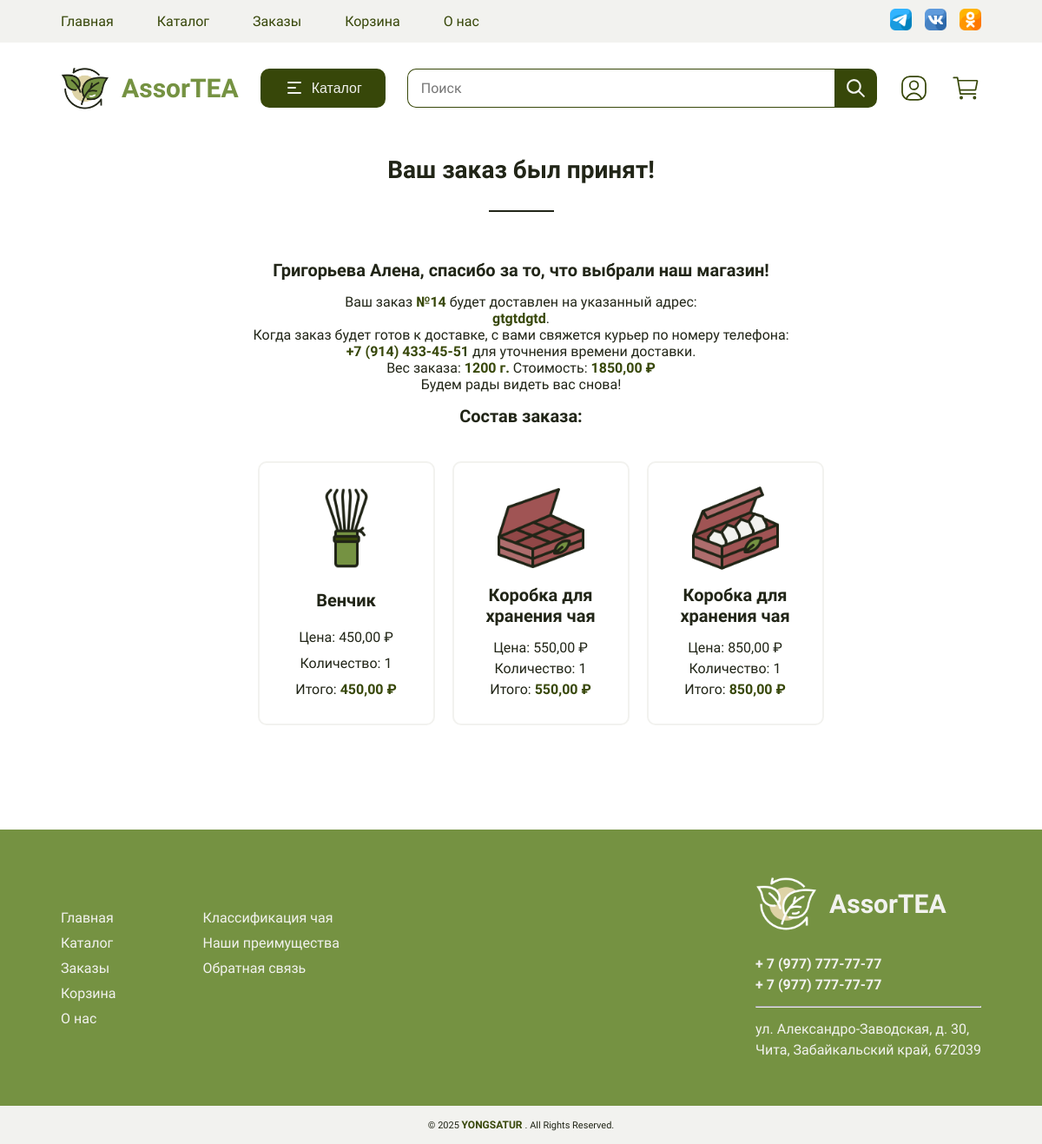
The app's page /confirm_order/14/ (signed in) with its own data.
### eshop/models.py (models this page shows, shortened)
class Order(models.Model):
    clientID = models.ForeignKey(User, related_name = 'orders', on_delete = models.CASCADE)
    last_name = models.CharField(max_length = 250, default = 'Не указан')
    first_name = models.CharField(max_length = 250, default = 'Не указан')
    phone = models.CharField(max_length = 25, default = 'Не указан')
    address = models.CharField(max_length = 250, default = 'Не указан')
    date = models.DateTimeField(auto_now_add = True)
    paid = models.BooleanField(default = True)
    done = models.BooleanField(default = False)
    class Meta:
        ordering = ('date', )
        verbose_name = 'Заказ'
        verbose_name_plural = 'Заказы'
    def get_total_amount(self):
        return sum(item.get_amount() for item in self.order_items.all())
    def get_total_weight(self):
        return sum(item.get_weight() for item in self.order_items.all())

class OrderItem(models.Model):
    orderID = models.ForeignKey(Order, related_name = 'order_items', on_delete = models.CASCADE)
    productID = models.ForeignKey(Product, on_delete = models.CASCADE)
    quantity = models.PositiveBigIntegerField(default = 1)
    class Meta:
        verbose_name = 'Позиция заказа'
        verbose_name_plural = 'Позиции заказа'
    def get_amount(self):
        return self.productID.price * self.quantity
    def get_weight(self):
        return self.productID.weight

class Product(models.Model):
    categoryID = models.ForeignKey(Category, related_name = 'products', on_delete = models.CASCADE)
    sortID = models.ForeignKey(Sort, blank = True, null = True, on_delete = models.SET_NULL)
    countryID = models.ForeignKey(Country, blank = True, null = True, on_delete = models.SET_NULL)
    name = models.CharField(max_length = 250, db_index = True)
    slug = models.SlugField(max_length = 250, db_index = True)
    image = models.ImageField(upload_to = 'products', blank = True, null = True)
    price = models.DecimalField(max_digits = 10, decimal_places = 2)
    description = models.TextField(blank = True)
    weight = models.DecimalField(max_digits = 5, decimal_places = 0, default = 0)
    available = models.BooleanField(default = True)
    class Meta:
        ordering = ('name', )
        indexes = [models.Index(fields = ['id', 'slug'])]
        verbose_name = 'Продукт'
        verbose_name_plural = 'Продукты'

### eshop/views.py (the view)
# urls.py: path('confirm_order/<int:orderID>/', views.confirm_order, name='confirm_order'),
@login_required(login_url = 'authorization')
def confirm_order(request, orderID):
    order = get_object_or_404(Order, id = orderID)
    return render(request, 'confirm_order.html', { 'order': order })

### eshop/templates/confirm_order.html (shortened to what this page needs)
{% extends "index.html" %}
{% load static %}
{% block content %}
<section class="confirm">
    <h2>Ваш заказ был принят!</h2>
    <div>
        <h3>{{order.last_name}} {{order.first_name}}, спасибо за то, что выбрали наш магазин!</h3>
        <p>Ваш заказ <b>№{{order.id}}</b> будет доставлен на указанный адрес:</p>
        <p><b>{{order.address}}</b>.</p>
        <p>Когда заказ будет готов к доставке, с вами свяжется курьер по номеру телефона: </p>
        <p><b>{{order.phone}}</b> для уточнения времени доставки.</p>
        <p>Вес заказа: <b>{{order.get_total_weight}} г.</b> Стоимость: <b>{{order.get_total_amount}} ₽</b></p>
        <p>Будем рады видеть вас снова!</p>
        <h3>Состав заказа:</h3>
        <div class="catalog">
            <div class="products">
                {% for item in order.order_items.all %}
                    <div class="product">
                        {% if item.productID.image %}
                            <img src="{{item.productID.image.url}}" alt="{{item.productID.name}}">
                        {% else %}
                            <img src="{% static 'images/no_image.jpg' %}">
                        {% endif %}
                        <h3>{{item.productID.name}}</h3>
                        <p>Цена: {{item.productID.price}} ₽</p>
                        <p>Количество: {{item.quantity}}</p>
                        <p>Итого: <b>{{item.get_amount}} ₽</b></p>
                    </div>
                {% endfor %}
            </div>
        </div>
    </div>
</section>
{% endblock %}

### static/css/style.css (style rules this page uses)
html { font-family: sans-serif; }
body { margin: 0; }
h1, h2, h3, h4, h5, h6, span, p, a, li, small, label { font-family: "Mulish", serif; margin: 0; color: #212517; }
h2 { font-weight: 600; font-size: 28px; padding-bottom: 70px; }
h2::after { position: relative; display: block; content: ''; width: 75px; height: 2px; top: 30px; left: 0; right: 0; bottom: 0; margin: 0 auto; background: #212517; }
h3 { font-weight: 600; font-size: 20px; padding: 15px 0; }
p, li { font-size: 16px; }
b { color: #759242; }
.catalog { display: flex; padding: 25px 70px 50px; }
.catalog .products { display: flex; justify-content: center; flex-wrap: wrap; width: 100%; margin-left: 25px; }
.catalog .product { display: flex; text-align: center; width: 150px; padding: 25px; margin: 0 0 20px 20px; border: #f2f2ef solid 2px; border-radius: 10px; flex-direction: column; justify-content: space-between; align-items: center; }
.catalog .product p { margin-bottom: 5px; }
.catalog .product img { width: 100px; }
.confirm { padding: 25px 150px 50px; text-align: center; }
.confirm b { color: #374709; }

### records on screen
Order: last_name "Григорьева", first_name "Алена", id "14", address "gtgtdgtd", phone "+7 (914) 433-45-51", get_total_weight "1200", get_total_amount "1850,00"
OrderItem: productID.image (picture), productID.name "Венчик", productID.price "450,00", quantity "1", get_amount "450,00"
OrderItem: productID.image (picture), productID.name "Коробка для хранения чая", productID.price "550,00", quantity "1", get_amount "550,00"
OrderItem: productID.image (picture), productID.name "Коробка для хранения чая", productID.price "850,00", quantity "1", get_amount "850,00"
